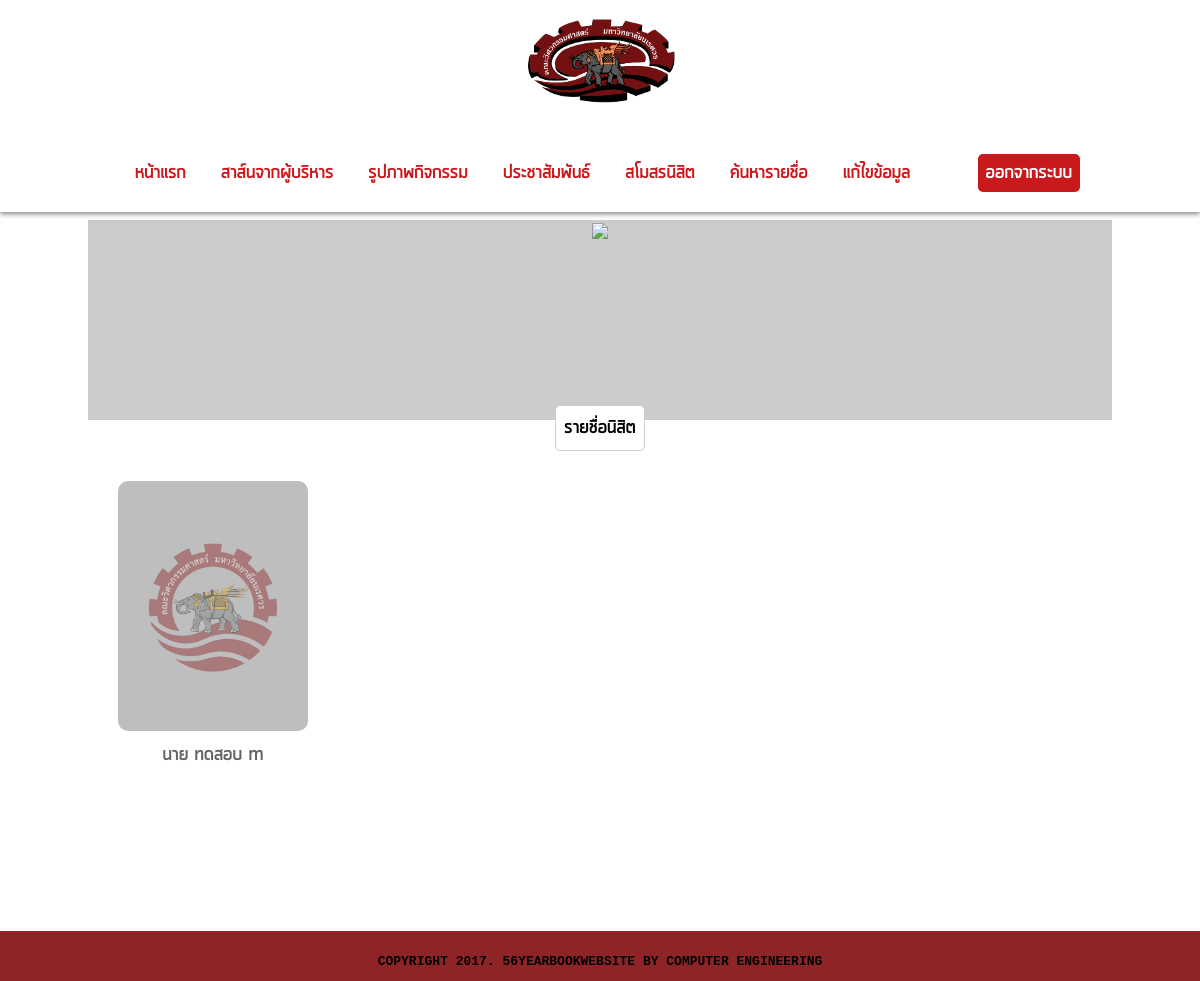
Page /detail_major.php?major=5 (signed in) on the committed database.
### tables this page shows
CREATE TABLE `profile` (
  `profileID` int(11) NOT NULL,
  `nname` varchar(50) NOT NULL,
  `fname` varchar(50) NOT NULL,
  `name` varchar(100) NOT NULL,
  `lname` varchar(100) NOT NULL,
  `brtday` varchar(255) NOT NULL,
  `quote` varchar(100) NOT NULL,
  `pic` varchar(100) NOT NULL,
  `addr` text NOT NULL,
  `phone` varchar(255) NOT NULL,
  `faceID` varchar(100) NOT NULL,
  `lineID` varchar(50) NOT NULL,
  `jobPos` varchar(100) NOT NULL,
  `jobOff` text NOT NULL,
  `userID` int(11) NOT NULL,
  `majorID` int(11) NOT NULL
);

### detail_major.php (the view, shortened to what this page needs)
<!doctype html>
<html>
<head>
</head>
<body>
    <div id="container">
            <div class="header">
                <?php include 'menu.php'; ?>
            </div>
            <div class="content">
				<?php
                echo '<div class="banner2">
                    <img src="image/banner/department_banner_'.$_GET['major'].'.png">
					</div>'
				?>
				<div class="title_page"><h1>รายชื่อนิสิต</h1></div>
                <div class="deteail_major">
                <?php
                    $query = 'select * from profile where majorID='.$_GET['major'];
                    $data= mysql_query($query);
                    if(mysql_num_rows($data)>0){
                        while($show = mysql_fetch_object($data)){
                            echo '<a href="profile.php?id='.$show->userID.'"><div class="a_box">'
                        . '<div class="a_image"><img src="'.$show->pic.'" onerror="this.src=\'image/image_profile/image_d.jpg\'"></div>'
                        . '<h4>'.$show->fname.' '.$show->name.' '.$show->lname.'</h4>'
                        . '</div></a>';
                        }
                    }
                ?>
                </div>
            </div>
            <div class="footer">
                <?php include 'footer.php'; ?>
            </div>
        </div>
</body>
</html>

### rows in the picture
profile: fname "นาย", name "ทดสอบ", lname "m"
